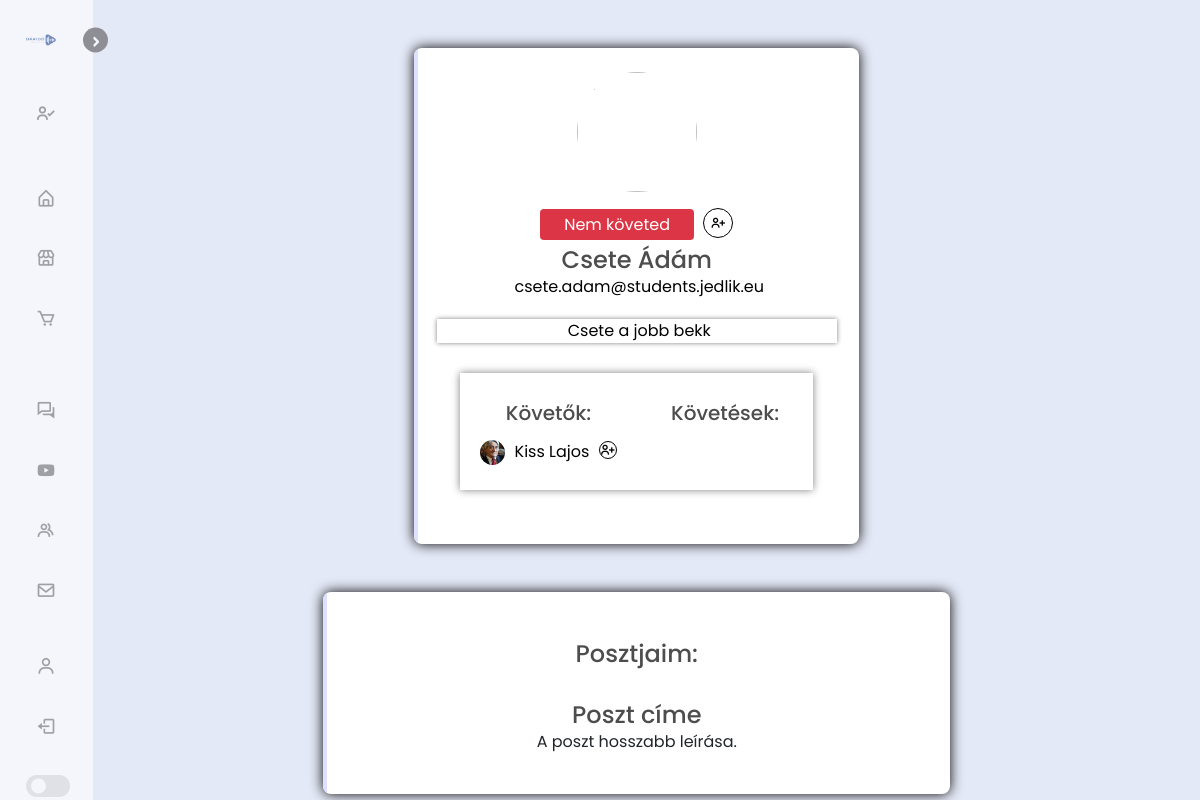
Before: /profile/94 (signed in) with the older database file.
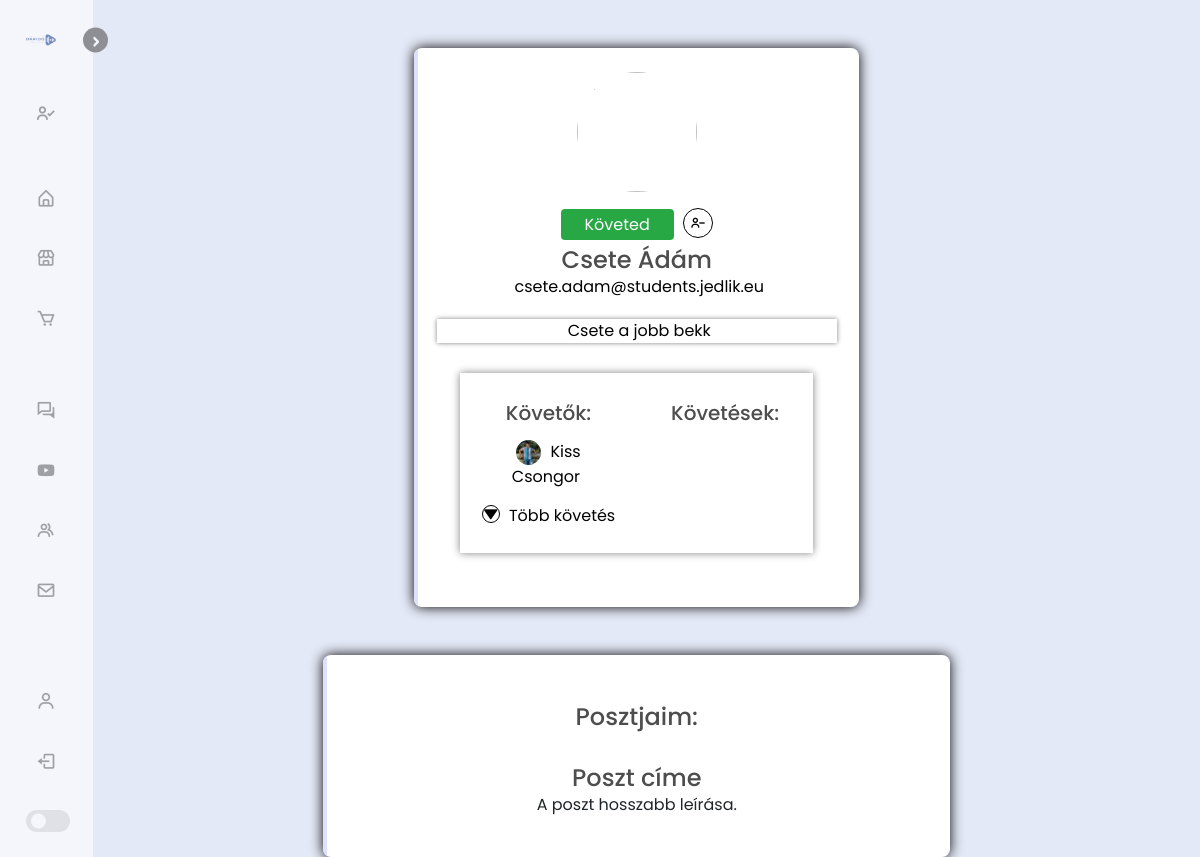
After: the same page with the newer database file.
### store/models.py (models this page shows)
class Customer(models.Model):
    user = models.OneToOneField(User, on_delete=models.CASCADE,  null=True, blank=True)
    name = models.CharField(max_length=200, null=True)
    email = models.CharField(max_length=200, null=True)
    phone_number = models.CharField(max_length=20, null=True, blank=True)
    follows = models.ManyToManyField("self", related_name='following',symmetrical=False, blank=True)
    followers = models.ManyToManyField("self", related_name='followed_by',symmetrical=False, blank=True)
    date_modified = models.DateTimeField(User, auto_now=True)
    image = models.ImageField(null=True, blank=True)
    description = models.CharField(max_length=500, null=True)
    def __str__(self):
        return self.name
    @property
    def imageURL(self):
        try:
            url = self.image.url
        except:
            url = ''
        return url

### store/views.py (the view, shortened to what this page needs)
# urls.py: path('profile/<int:pk>', views.profile, name="profile"),
def profile(request, pk):
    if request.user.is_authenticated:
        profile = Customer.objects.get(user_id=pk)
        self_user = request.user.customer
        self_profile = Customer.objects.get(id=self_user.id)
        orders = Order.objects.all().filter(customer_id=profile.id)
        order_items = OrderItem.objects.filter(order__in=orders)
        products = Product.objects.filter(orderitem__in=order_items).distinct()
    context = {'profile':profile, 'self_profile':self_profile,  'orders':orders, 'order_items':order_items, 'products':products}
    return render(request, 'store/profile.html', context)

### store/templates/store/profile.html (shortened to what the changed rows need)
{% extends 'store/main.html' %}
{% load static %}
{% block content %}
{% load humanize %}
<body className='snippet-body'>
    <div class="container mt-5">
        <div class="row d-flex justify-content-center">
            <div class="col-md-7">
                <div class="card p-3 py-4">
                    <div class="text-center mt-3">
                        <form method=POST>
                            {% if profile != self_profile %}
                            {% if profile in self_profile.follows.all %}
                            <div>
                                <span class="bg-success p-1 px-4 rounded text-white">Követed</span>
                                <button name="follow" value="unfollow;{{profile}}" type="submit" class="bx bx-user-minus unfollow_btn big_btn"></button>
                            </div>
                            {% else %}
                            <div>
                                <span class="bg-danger p-1 px-4 rounded text-white">Nem követed</span>
                                <button name="follow" value="follow;{{profile}}" type="submit" class="bx bx-user-plus follow_btn big_btn"></button>
                            </div>
                            {% endif %}
                            {% endif %}
                        </form>
                        <div class="sor">
                            <div class="div1">
                                <div class="block">
                                    <form form id="follower1" method=POST>
                                        {% for follower in profile.followers.all|slice:":1" %}
                                        <div style="margin-top: 15px;"><a class="follower_a" href=" {% url 'profile' follower.user.id %}">
                                            <img src="{{follower.imageURL}}" class="rounded-circle follower_img">
                                            <span class="span follower_a">{{follower}}</span></a>
                                            {% if follower != self_profile %}
                                                {% if follower in profile.follows.all %}
                                                <button name="follow" value="unfollow;{{follower}}" type="submit" class="bx bx-user-minus unfollow_btn"></button>
                                                {% else %}
                                                <button name="follow" value="follow;{{follower}}" type="submit" class="bx bx-user-plus follow_btn"></button>
                                                {% endif %}
                                            {% endif %}
                                        </div>
                                        {% endfor %}
                                    </form>
                                    {% if profile.followers.all.count > 1 %}
                                    <div id="morefollower" style="margin-top: 15px;">
                                        <button id="morefollowerBtn" class="bx bxs-down-arrow"></button>
                                        <span class="span follower_a">Több követés</span>
                                    </div>
                                    {% endif %}
                                </div>
                            </div>
                            </div>
                        </div>
                    </div>
                </div>
            </div>
        </div>
    </div>
</body>
{% endblock content %}

Changed rows visible on the page:
no longer on this page (row edited): Customer: imageURL (picture), name "Kiss Lajos"
now on this page (row edited): Customer: imageURL (picture), name "Kiss Csongor"
Other visible differences:
text no longer shown: "Nem követed"
text now shown: "Követed Több követés"
